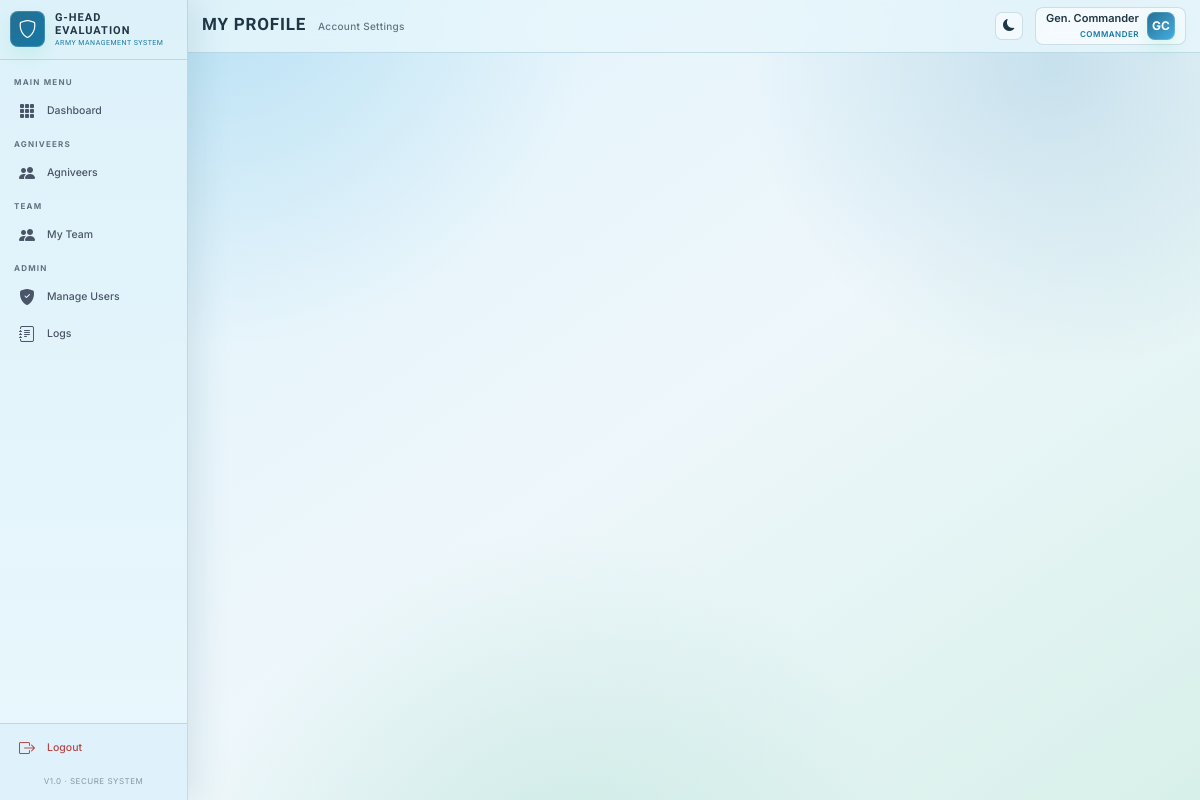
Page /accounts/profile/ (signed in) on the committed database.
### accounts/models.py (models this page shows, shortened)
class CustomUser(AbstractUser):
    ROLE_COMMANDER = 'commander'
    ROLE_G_HEAD = 'g_head'
    ROLE_DEPT_A = 'dept_a'
    ROLE_DEPT_B = 'dept_b'
    ROLE_DEPT_C = 'dept_c'
    ROLE_DEPT_D = 'dept_d'
    ROLE_TRAINER_NCO = 'trainer_nco'
    ROLE_TRAINER_JCO = 'trainer_jco'
    ROLE_TRAINER_OFFICER = 'trainer_officer'
    ROLE_REGISTRATION = 'registration'
    BATTALION_1TB = '1TB'
    BATTALION_2TB = '2TB'
    BATTALION_STB = 'STB'
    BATTALION_CHOICES = [
        (BATTALION_1TB, '1st Battalion (1TB)'),
        (BATTALION_2TB, '2nd Battalion (2TB)'),
        (BATTALION_STB, 'Special Training Battalion (STB)'),
    ]
    TTS_TRADE_DMV = 'DMV'
    TTS_TRADE_OPEM = 'OPEM'
    TTS_TRADE_OTHER = 'OTHER'
    TTS_TRADE_CHOICES = [
        (TTS_TRADE_DMV, 'DMV'),
        (TTS_TRADE_OPEM, 'OPEM'),
        (TTS_TRADE_OTHER, 'Other Trades'),
    ]
    ROLE_CHOICES = [
        (ROLE_COMMANDER, 'Commander'),
        (ROLE_G_HEAD, 'G Department Head'),
        (ROLE_DEPT_A, 'Battalion'),
        (ROLE_DEPT_B, 'TTS'),
        (ROLE_DEPT_C, 'CS'),
        (ROLE_DEPT_D, 'Clerk'),
        (ROLE_TRAINER_NCO, 'Trainer - NCO'),
        (ROLE_TRAINER_JCO, 'Trainer - JCO'),
        (ROLE_TRAINER_OFFICER, 'Trainer - Officer'),
        (ROLE_REGISTRATION, 'Registration Office'),
    ]
    DEPARTMENT_CHOICES = [
        ('A', 'Battalion'),
        ('B', 'TTS'),
        ('C', 'CS'),
        ('D', 'Clerk'),
    ]
    PLATOON_CHOICES = [
        ('P1', 'P1'),
        ('P2', 'P2'),
        ('P3', 'P3'),
        ('P4', 'P4'),
        ('P5', 'P5'),
        ('P6', 'P6'),
        ('P7', 'P7'),
        ('P8', 'P8'),
        ('P9', 'P9'),
    ]
    COMPANY_CHOICES = [
        ('Company A', 'Company A'),
        ('Company B', 'Company B'),
        ('Company C', 'Company C'),
        ('Company D', 'Company D'),
        ('Company E', 'Company E'),
        ('Company F', 'Company F'),
        ('Company G', 'Company G'),
        ('Company H', 'Company H'),
        ('Company I', 'Company I'),
    ]
    role = models.CharField(max_length=20, choices=ROLE_CHOICES, default=ROLE_TRAINER_NCO)
    department = models.CharField(max_length=1, choices=DEPARTMENT_CHOICES, blank=True, null=True)
    battalion_unit = models.CharField(max_length=10, choices=BATTALION_CHOICES, blank=True, null=True)
    tts_trade = models.CharField(max_length=10, choices=TTS_TRADE_CHOICES, blank=True, null=True)
    company = models.CharField(max_length=20, choices=COMPANY_CHOICES, blank=True, null=True)
    platoon = models.CharField(max_length=10, choices=PLATOON_CHOICES, blank=True, null=True)
    phone = models.CharField(max_length=15, blank=True, null=True)
    service_number = models.CharField(max_length=30, unique=True, blank=True, null=True)
    rank = models.CharField(max_length=50, blank=True, null=True)
    profile_photo = models.ImageField(upload_to='profiles/', blank=True, null=True)
    is_active = models.BooleanField(default=True)
    created_by = models.ForeignKey(
        'self', on_delete=models.SET_NULL, null=True, blank=True, related_name='created_users'
    )
    last_login_ip = models.GenericIPAddressField(null=True, blank=True)
    login_attempts = models.IntegerField(default=0)
    locked_until = models.DateTimeField(null=True, blank=True)
    created_at = models.DateTimeField(auto_now_add=True)
    updated_at = models.DateTimeField(auto_now=True)
    class Meta:
        verbose_name = 'User'
        verbose_name_plural = 'Users'
        ordering = ['-created_at']
    @property
    def is_commander(self):
        return self.role == self.ROLE_COMMANDER
    @property
    def is_g_head(self):
        return self.role == self.ROLE_G_HEAD
    @property
    def is_department(self):
        return self.role in [self.ROLE_DEPT_A, self.ROLE_DEPT_B, self.ROLE_DEPT_C, self.ROLE_DEPT_D]
    @property
    def is_registration_office(self):
        return self.role == self.ROLE_REGISTRATION

### accounts/views.py (the view, shortened to what this page needs)
# urls.py: path('profile/', views.ProfileView.as_view(), name='profile'),
class ProfileView(LoginRequiredMixin, View):
    template_name = 'accounts/profile.html'
    def get(self, request):
        form = ProfileUpdateForm(instance=request.user)
        context = {'form': form}
        agn_id = request.GET.get('agniveer')
        if agn_id:
            return render(request, 'core/agniveer_profile.html', context)
        return render(request, self.template_name, context)

### core/context_processors.py (called while the page is built)
def global_context(request):
    if not request.user.is_authenticated:
        return {}
    user = request.user
    context = {
        'user_role': user.role,
        'is_commander': user.is_commander,
        'is_g_head': user.is_g_head,
        'is_department': user.is_department,
        'is_registration_office': user.is_registration_office,
    }
    try:
        if user.is_commander or user.is_g_head or user.is_department or user.is_registration_office:
            context['total_agniveers'] = Agniveer.objects.count()
        else:
            context['total_agniveers'] = 0
    except Exception:
        context['total_agniveers'] = 0
    return context

### templates/accounts/profile.html (shortened to what this page needs)
{% extends 'base.html' %}
{% load custom_filters %}
{% block page_title %}My Profile{% endblock %}
{% block page_subtitle %}Account Settings{% endblock %}
{% block content %}
<div class="row g-3">
  <div class="col-xl-4">
  </div>
  <div class="col-xl-8">
  </div>
</div>
{% endblock %}

### templates/base.html (shortened to what this page needs)
{% load static %}
<!DOCTYPE html>
<html lang="en" data-bs-theme="light">
<head>
  <link href="https://cdn.jsdelivr.net/npm/bootstrap@5.3.3/dist/css/bootstrap.min.css" rel="stylesheet" />
  <link href="https://cdn.jsdelivr.net/npm/bootstrap-icons@1.11.3/font/bootstrap-icons.css" rel="stylesheet" />
  <link href="{% static 'css/portal-ui.css' %}" rel="stylesheet" />
</head>
<body class="{% block body_class %}{% endblock %}">
  <aside class="sidebar" id="sidebar">
    <div class="sidebar-brand">
      <div class="sidebar-brand-icon">
        <i class="bi bi-shield"></i>
      </div>
      <div class="sidebar-brand-text">
        G-Head Evaluation
        <span>Army Management System</span>
      </div>
    </div>
    {% if user.is_authenticated %}
    <nav class="sidebar-nav">
      <div class="nav-section-label">Main Menu</div>
      <a href="{% url 'core:dashboard' %}"
        class="sidebar-link {% if request.resolver_match.url_name == 'dashboard' %}active{% endif %}">
        <i class="bi bi-grid-3x3-gap-fill"></i> Dashboard
      </a>
      <div class="nav-section-label">Agniveers</div>
      <a href="{% url 'departments:agniveer_list' %}"
        class="sidebar-link {% if 'agniveer' in request.path %}active{% endif %}">
        <i class="bi bi-people-fill"></i> Agniveers
      </a>
      {% if is_department_head or is_commander or is_g_head %}
      <div class="nav-section-label">Team</div>
      <a href="{% url 'accounts:my_team' %}" class="sidebar-link {% if 'my-team' in request.path %}active{% endif %}">
        <i class="bi bi-people-fill"></i> My Team
      </a>
      {% endif %}
      {% if is_commander or is_g_head or is_department_head %}
      <div class="nav-section-label">Admin</div>
      {% if is_commander or is_g_head %}
      <a href="{% url 'accounts:user_list' %}" class="sidebar-link {% if 'users' in request.path %}active{% endif %}">
        <i class="bi bi-shield-fill-check"></i> Manage Users
      </a>
      {% endif %}
      <a href="{% url 'logs:activity_log' %}" class="sidebar-link {% if 'logs' in request.path %}active{% endif %}">
        <i class="bi bi-journal-text"></i> Logs
      </a>
      {% endif %}
    </nav>
    <div class="sidebar-footer">
      <a href="{% url 'accounts:logout' %}" class="sidebar-link" style="color:#EF5350; padding: 8px 18px;">
        <i class="bi bi-box-arrow-right"></i> Logout
      </a>
      <div
        style="padding: 8px 0; font-size: 8px; color:var(--text-muted); text-align:center; opacity: 0.7; letter-spacing: 0.5px; text-transform: uppercase;">
        v1.0 · Secure System
      </div>
    </div>
    {% endif %}
  </aside>
  <div class="main-wrapper">
    <div class="page-header">
      <div class="page-header-left">
        <h1 class="page-title">{% block page_title %}{% endblock %}</h1>
        <div class="page-subtitle">{% block page_subtitle %}{% endblock %}</div>
      </div>
      <div class="page-header-right">
        <button id="themeToggle" class="theme-toggle" title="Toggle Light/Dark Mode">
        </button>
        {% if user.is_authenticated %}
        <a href="{% url 'accounts:profile' %}" class="user-profile-card">
          <div class="user-profile-info">
            <div class="user-profile-name">
              {% if user.first_name %}{{ user.first_name }} {{ user.last_name }}{% else %}{{ user.username }}{% endif %}
            </div>
            <div class="user-profile-role">
              {{ user.get_role_display }}
            </div>
          </div>
          <div class="user-profile-avatar">
            {{ user.first_name.0|upper }}{{ user.last_name.0|upper }}
          </div>
        </a>
        {% endif %}
      </div>
    </div>
    <div class="content-area portal-surface" id="portalSurface">
      {% block content %}{% endblock %}
    </div>
  </div>
</body>
</html>

### static/css/portal-ui.css (style rules this page uses)
:root, [data-bs-theme="light"] { --army-green: #256f93 !important; --army-green-light: #2f8fba !important; --army-green-mid: #45aee0 !important; --army-olive: #1678a5 !important; --army-gold: #9b6f16 !important; --army-gold-light: #c9972e !important; --bg-dark: #eaf5fb !important; --card-bg: rgba(240, 248, 252, 0.92) !important; --sidebar-bg: rgba(222, 241, 250, 0.96) !important; --border-color: rgba(37, 111, 147, 0.2) !important; --text-muted: #607581 !important; --text-primary: #1f3744 !important; --portal-bg-a: #dff2fb; --portal-bg-b: #eef7fb; --portal-bg-c: #d8f0ea; --portal-panel: rgba(240, 248, 252, 0.92); --portal-panel-strong: #dceff8; --portal-line: rgba(37, 111, 147, 0.2); --portal-accent: #197ca8; --portal-cyan: #2aaee8; --portal-amber: #9b6f16; --portal-danger: #b84646; --portal-text: #1f3744; --portal-muted: #607581; --portal-shadow: 0 10px 26px rgba(42, 95, 120, 0.14); --portal-radius: 8px; }
html { scroll-behavior: smooth; }
body { background: radial-gradient(circle at 18% -5%, rgba(69, 174, 224, 0.28), transparent 30%), radial-gradient(circle at 88% 8%, rgba(25, 124, 168, 0.18), transparent 24%), radial-gradient(circle at 46% 110%, rgba(91, 186, 158, 0.16), transparent 32%), linear-gradient(145deg, var(--portal-bg-a), var(--portal-bg-b) 54%, var(--portal-bg-c)) !important; color: var(--portal-text) !important; font-size: 11px !important; }
.sidebar { width: 188px !important; background: linear-gradient(180deg, rgba(222, 241, 250, 0.98), rgba(232, 247, 252, 0.94)) !important; box-shadow: 10px 0 30px rgba(42, 95, 120, 0.12); }
.main-wrapper { margin-left: 188px !important; padding: 10px 14px !important; }
.page-header { position: sticky; top: 0; z-index: 900; margin: -10px -14px 10px !important; padding: 7px 14px !important; background: rgba(232, 247, 252, 0.8); backdrop-filter: blur(18px); border-bottom: 1px solid var(--portal-line) !important; }
.page-title { font-size: 17px !important; letter-spacing: 0.8px !important; text-transform: uppercase; }
.page-subtitle { font-size: 10px !important; color: var(--portal-muted) !important; }
.sidebar-brand { padding: 11px 10px !important; }
.sidebar-brand-icon, .user-profile-avatar { border-radius: 8px !important; box-shadow: inset 0 0 0 1px rgba(255, 255, 255, 0.16), 0 8px 18px rgba(79, 209, 161, 0.18); }
.nav-section-label { padding: 8px 14px 4px !important; font-size: 8px !important; }
.sidebar-link { margin: 1px 7px; border-radius: 7px; border-left: 0 !important; padding: 6px 10px !important; font-size: 10.5px !important; }
.row { --bs-gutter-x: 0.65rem; --bs-gutter-y: 0.65rem; }
.btn, button, .nav-link, .page-link, .eval-filter-btn, .dept-btn { border-radius: 7px !important; font-size: 10.5px !important; line-height: 1.2 !important; transition: transform 0.16s ease, box-shadow 0.16s ease, border-color 0.16s ease, background 0.16s ease !important; }
.profile-photo, img.rounded-circle, .avatar, .user-profile-card { transition: transform 0.18s ease, box-shadow 0.18s ease; }
[data-bs-theme="light"] [style*="color:#EF5350"], [data-bs-theme="light"] [style*="color: #EF5350"], [data-bs-theme="light"] [style*="color:#ef5350"], [data-bs-theme="light"] [style*="color: #ef5350"] { color: #b84646 !important; }
.text-army, .text-army-olive, a:not(.btn):not(.sidebar-link):not(.nav-link) { color: var(--portal-accent) !important; }
.user-profile-card, .theme-toggle, .offline-status-badge, .selection-required, .alert-custom { background: rgba(248, 252, 255, 0.8) !important; border-color: var(--portal-line) !important; color: var(--portal-text) !important; }
:root { --sidebar-compact-width: 52px; --sidebar-expanded-width: 188px; --portal-header-height: 48px; }
html, body { height: 100%; }
.sidebar { width: var(--sidebar-expanded-width) !important; transition: width 0.22s ease, transform 0.22s ease, background 0.22s ease !important; }
.main-wrapper { margin-left: var(--sidebar-expanded-width) !important; transition: margin-left 0.22s ease; }
.page-header { min-height: var(--portal-header-height); margin-bottom: 8px !important; }

### rows in the picture
CustomUser: first_name "Gen.", last_name "Commander", role "COMMANDER", first_name.0 "G", last_name.0 "C"
